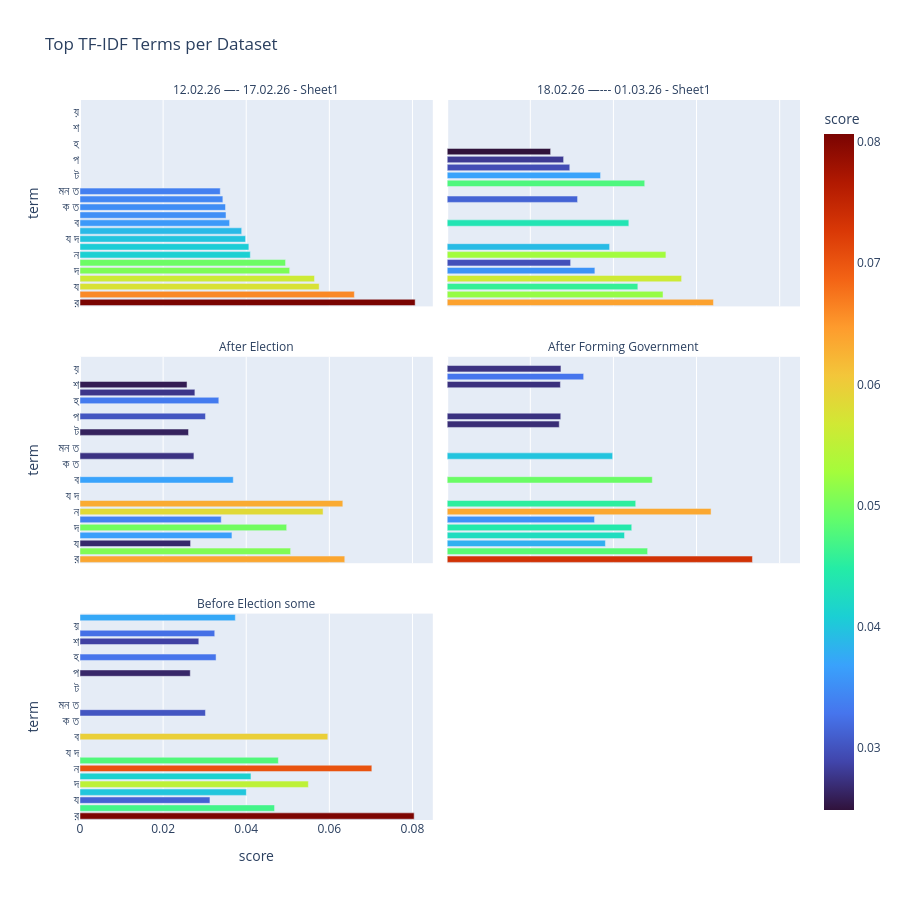

Notebook code cell kept with this figure:
### Markdown cell above
## 6. Distinctive Terms by Dataset (TF-IDF Lens)

### Code cell
def top_terms_tfidf(frame, group_col='dataset', text_col='comment', min_df=3, top_k=20):
    rows = []
    groups = sorted(frame[group_col].dropna().unique())

    vec = TfidfVectorizer(ngram_range=(1,2), min_df=min_df, token_pattern=r'(?u)\b\w+\b')
    X = vec.fit_transform(frame[text_col].fillna(''))
    terms = np.array(vec.get_feature_names_out())

    for g in groups:
        idx = frame[group_col].values == g
        if idx.sum() == 0:
            continue
        mean_scores = np.asarray(X[idx].mean(axis=0)).ravel()
        top_idx = mean_scores.argsort()[::-1][:top_k]
        for rank, t_i in enumerate(top_idx, 1):
            rows.append({'group': g, 'rank': rank, 'term': terms[t_i], 'score': float(mean_scores[t_i])})
    return pd.DataFrame(rows)

terms_df = top_terms_tfidf(all_df, group_col='dataset', top_k=15)
display(terms_df.head(30))

fig = px.bar(
    terms_df,
    x='score', y='term',
    facet_col='group', facet_col_wrap=2,
    color='score', color_continuous_scale='Turbo',
    title='Top TF-IDF Terms per Dataset',
)
fig.update_layout(height=900)
fig.for_each_annotation(lambda a: a.update(text=a.text.split('=')[-1]))
fig.show()

### Figure 1 — Plotly figure (JSON) as saved in the notebook; plotly's stock layout.template omitted (floating-point values rounded to 4 significant figures)
{"data": [{"hovertemplate": "group=12.02.26 —- 17.02.26 - Sheet1<br>score=%{marker.color}<br>term=%{y}<extra></extra>", "legendgroup": "", "marker": {"color": [0.08065, 0.06602, 0.05756, 0.05644, 0.05046, 0.04946, 0.04098, 0.04064, 0.03984, 0.03891, 0.036, 0.03513, 0.03501, 0.03438, 0.03375], "coloraxis": "coloraxis", "pattern": {"shape": ""}}, "name": "", "orientation": "h", "showlegend": false, "textposition": "auto", "type": "bar", "x": [0.08065, 0.06602, 0.05756, 0.05644, 0.05046, 0.04946, 0.04098, 0.04064, 0.03984, 0.03891, 0.036, 0.03513, 0.03501, 0.03438, 0.03375], "xaxis": "x5", "y": ["র", "ক", "য", "ত", "দ", "ম", "ন", "ল", "য দ", "ধ", "ব", "দ ধ", "ক ত", "স", "মন ত"], "yaxis": "y5"}, {"hovertemplate": "group=18.02.26 —--- 01.03.26 - Sheet1<br>score=%{marker.color}<br>term=%{y}<extra></extra>", "legendgroup": "", "marker": {"color": [0.06407, 0.05641, 0.05263, 0.05193, 0.04753, 0.04587, 0.04371, 0.03908, 0.0369, 0.03554, 0.03137, 0.0297, 0.0295, 0.02801, 0.02489], "coloraxis": "coloraxis", "pattern": {"shape": ""}}, "name": "", "orientation": "h", "showlegend": false, "textposition": "auto", "type": "bar", "x": [0.06407, 0.05641, 0.05263, 0.05193, 0.04753, 0.04587, 0.04371, 0.03908, 0.0369, 0.03554, 0.03137, 0.0297, 0.0295, 0.02801, 0.02489], "xaxis": "x6", "y": ["র", "ত", "ন", "ক", "খ", "য", "ব", "ল", "ট", "দ", "স", "ম", "ই", "প", "ছ"], "yaxis": "y6"}, {"hovertemplate": "group=After Election<br>score=%{marker.color}<br>term=%{y}<extra></extra>", "legendgroup": "", "marker": {"color": [0.06371, 0.06324, 0.05849, 0.05069, 0.04973, 0.03688, 0.03656, 0.03399, 0.0334, 0.03019, 0.02764, 0.02741, 0.02661, 0.02611, 0.02576], "coloraxis": "coloraxis", "pattern": {"shape": ""}}, "name": "", "orientation": "h", "showlegend": false, "textposition": "auto", "type": "bar", "x": [0.06371, 0.06324, 0.05849, 0.05069, 0.04973, 0.03688, 0.03656, 0.03399, 0.0334, 0.03019, 0.02764, 0.02741, 0.02661, 0.02611, 0.02576], "xaxis": "x3", "y": ["র", "ল", "ন", "ক", "দ", "ব", "ত", "ম", "হ", "প", "ল ল", "স", "য", "ট", "শ"], "yaxis": "y3"}, {"hovertemplate": "group=After Forming Government<br>score=%{marker.color}<br>term=%{y}<extra></extra>", "legendgroup": "", "marker": {"color": [0.07345, 0.0635, 0.04935, 0.04823, 0.04536, 0.04441, 0.04267, 0.03981, 0.03807, 0.03545, 0.03284, 0.02737, 0.02732, 0.02724, 0.02696], "coloraxis": "coloraxis", "pattern": {"shape": ""}}, "name": "", "orientation": "h", "showlegend": false, "textposition": "auto", "type": "bar", "x": [0.07345, 0.0635, 0.04935, 0.04823, 0.04536, 0.04441, 0.04267, 0.03981, 0.03807, 0.03545, 0.03284, 0.02737, 0.02732, 0.02724, 0.02696], "xaxis": "x4", "y": ["র", "ন", "ব", "ক", "ল", "দ", "ত", "স", "য", "ম", "জ", "য়", "প", "শ", "ই"], "yaxis": "y4"}, {"hovertemplate": "group=Before Election some<br>score=%{marker.color}<br>term=%{y}<extra></extra>", "legendgroup": "", "marker": {"color": [0.08041, 0.07023, 0.05963, 0.05495, 0.04773, 0.04682, 0.04114, 0.04003, 0.03738, 0.03274, 0.03242, 0.03127, 0.03019, 0.02859, 0.02653], "coloraxis": "coloraxis", "pattern": {"shape": ""}}, "name": "", "orientation": "h", "showlegend": false, "textposition": "auto", "type": "bar", "x": [0.08041, 0.07023, 0.05963, 0.05495, 0.04773, 0.04682, 0.04114, 0.04003, 0.03738, 0.03274, 0.03242, 0.03127, 0.03019, 0.02859, 0.02653], "xaxis": "x", "y": ["র", "ন", "ব", "দ", "ল", "ক", "ম", "ত", "চ", "হ", "জ", "য", "স", "শ", "প"], "yaxis": "y"}], "layout": {"annotations": [{"font": {}, "showarrow": false, "text": "Before Election some", "x": 0.245, "xanchor": "center", "xref": "paper", "y": 0.2867, "yanchor": "bottom", "yref": "paper"}, {"font": {}, "showarrow": false, "text": "After Election", "x": 0.245, "xanchor": "center", "xref": "paper", "y": 0.6433, "yanchor": "bottom", "yref": "paper"}, {"font": {}, "showarrow": false, "text": "After Forming Government", "x": 0.755, "xanchor": "center", "xref": "paper", "y": 0.6433, "yanchor": "bottom", "yref": "paper"}, {"font": {}, "showarrow": false, "text": "12.02.26 —- 17.02.26 - Sheet1", "x": 0.245, "xanchor": "center", "xref": "paper", "y": 1.0, "yanchor": "bottom", "yref": "paper"}, {"font": {}, "showarrow": false, "text": "18.02.26 —--- 01.03.26 - Sheet1", "x": 0.755, "xanchor": "center", "xref": "paper", "y": 1.0, "yanchor": "bottom", "yref": "paper"}], "barmode": "relative", "coloraxis": {"colorbar": {"title": {"text": "score"}}, "colorscale": [[0, "#30123b"], [0.07143, "#4145ab"], [0.1429, "#4675ed"], [0.2143, "#39a2fc"], [0.2857, "#1bcfd4"], [0.3571, "#24eca6"], [0.4286, "#61fc6c"], [0.5, "#a4fc3b"], [0.5714, "#d1e834"], [0.6429, "#f3c63a"], [0.7143, "#fe9b2d"], [0.7857, "#f36315"], [0.8571, "#d93806"], [0.9286, "#b11901"], [1, "#7a0402"]]}, "height": 900, "legend": {"tracegroupgap": 0}, "title": {"text": "Top TF-IDF Terms per Dataset"}, "xaxis": {"anchor": "y", "domain": [0, 0.49], "title": {"text": "score"}}, "xaxis2": {"anchor": "y2", "domain": [0.51, 1], "matches": "x", "title": {"text": "score"}}, "xaxis3": {"anchor": "y3", "domain": [0, 0.49], "matches": "x", "showticklabels": false}, "xaxis4": {"anchor": "y4", "domain": [0.51, 1], "matches": "x", "showticklabels": false}, "xaxis5": {"anchor": "y5", "domain": [0, 0.49], "matches": "x", "showticklabels": false}, "xaxis6": {"anchor": "y6", "domain": [0.51, 1], "matches": "x", "showticklabels": false}, "yaxis": {"anchor": "x", "domain": [0, 0.2867], "title": {"text": "term"}}, "yaxis2": {"anchor": "x2", "domain": [0, 0.2867], "matches": "y", "showticklabels": false}, "yaxis3": {"anchor": "x3", "domain": [0.3567, 0.6433], "matches": "y", "title": {"text": "term"}}, "yaxis4": {"anchor": "x4", "domain": [0.3567, 0.6433], "matches": "y", "showticklabels": false}, "yaxis5": {"anchor": "x5", "domain": [0.7133, 1.0], "matches": "y", "title": {"text": "term"}}, "yaxis6": {"anchor": "x6", "domain": [0.7133, 1.0], "matches": "y", "showticklabels": false}}}
